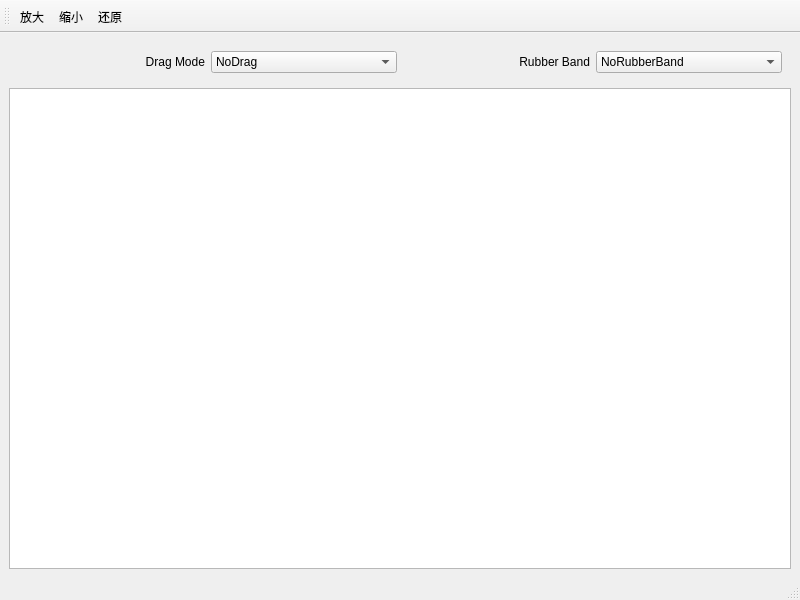
<?xml version="1.0" encoding="UTF-8"?>
<ui version="4.0">
 <class>Qt6_QChart</class>
 <widget class="QMainWindow" name="Qt6_QChart">
  <property name="geometry">
   <rect>
    <x>0</x>
    <y>0</y>
    <width>800</width>
    <height>600</height>
   </rect>
  </property>
  <property name="windowTitle">
   <string>Qt6_QChart</string>
  </property>
  <widget class="QWidget" name="W_Central">
   <layout class="QVBoxLayout" name="verticalLayout">
    <item>
     <widget class="QWidget" name="W_Mode" native="true">
      <layout class="QHBoxLayout" name="horizontalLayout">
       <item>
        <widget class="QLabel" name="L_Drag_Mode">
         <property name="text">
          <string>Drag Mode</string>
         </property>
         <property name="alignment">
          <set>Qt::AlignRight|Qt::AlignTrailing|Qt::AlignVCenter</set>
         </property>
        </widget>
       </item>
       <item>
        <widget class="QComboBox" name="CB_Drag_Mode">
         <item>
          <property name="text">
           <string>NoDrag</string>
          </property>
         </item>
         <item>
          <property name="text">
           <string>ScrollHandDrag</string>
          </property>
         </item>
         <item>
          <property name="text">
           <string>RubberBandDrag</string>
          </property>
         </item>
        </widget>
       </item>
       <item>
        <widget class="QLabel" name="L_Rubber_Band">
         <property name="text">
          <string>Rubber Band</string>
         </property>
         <property name="alignment">
          <set>Qt::AlignRight|Qt::AlignTrailing|Qt::AlignVCenter</set>
         </property>
        </widget>
       </item>
       <item>
        <widget class="QComboBox" name="CB_Rubber_Band">
         <item>
          <property name="text">
           <string>NoRubberBand</string>
          </property>
         </item>
         <item>
          <property name="text">
           <string>VerticalRubberBand</string>
          </property>
         </item>
         <item>
          <property name="text">
           <string>HorizontalRubberBand</string>
          </property>
         </item>
         <item>
          <property name="text">
           <string>RectangleRubberBand</string>
          </property>
         </item>
        </widget>
       </item>
      </layout>
     </widget>
    </item>
    <item>
     <widget class="QChartView_Handler" name="CV_ChartView"/>
    </item>
   </layout>
  </widget>
  <widget class="QMenuBar" name="MB_Menu">
   <property name="geometry">
    <rect>
     <x>0</x>
     <y>0</y>
     <width>800</width>
     <height>30</height>
    </rect>
   </property>
  </widget>
  <widget class="QStatusBar" name="SB_Status"/>
  <widget class="QToolBar" name="TB_Tool">
   <property name="windowTitle">
    <string>toolBar</string>
   </property>
   <attribute name="toolBarArea">
    <enum>TopToolBarArea</enum>
   </attribute>
   <attribute name="toolBarBreak">
    <bool>false</bool>
   </attribute>
   <addaction name="A_Zoom_In"/>
   <addaction name="A_Zoom_Out"/>
   <addaction name="A_Reset"/>
  </widget>
  <action name="A_Zoom_In">
   <property name="text">
    <string>放大</string>
   </property>
  </action>
  <action name="A_Zoom_Out">
   <property name="text">
    <string>缩小</string>
   </property>
  </action>
  <action name="A_Reset">
   <property name="text">
    <string>还原</string>
   </property>
  </action>
 </widget>
 <customwidgets>
  <customwidget>
   <class>QChartView_Handler</class>
   <extends>QGraphicsView</extends>
   <header>QChartView_Handler.h</header>
  </customwidget>
 </customwidgets>
 <resources/>
 <connections/>
</ui>
